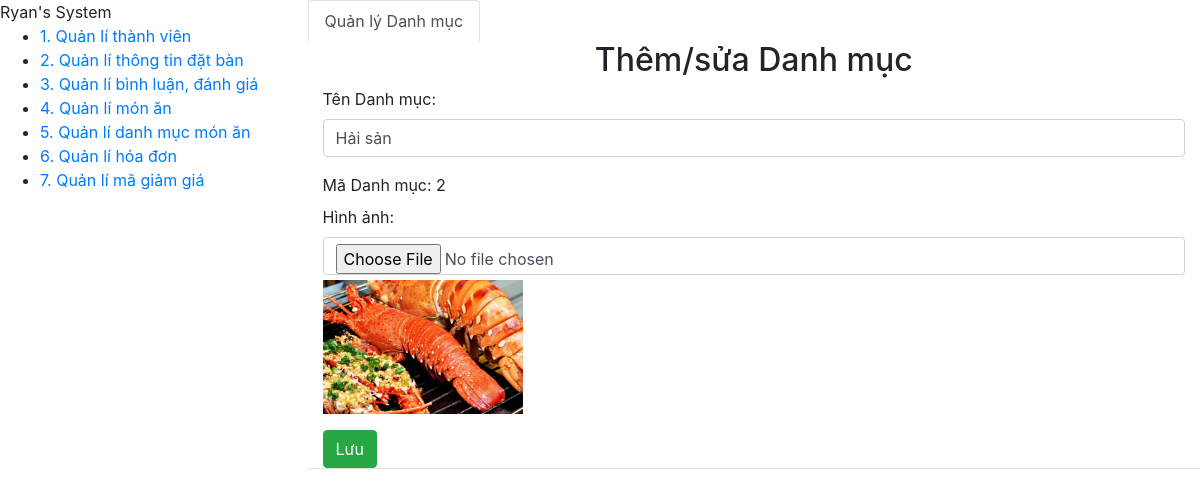
Screenshot of /code/food-ordering/admin/danhmuc/add.php?flag=2 (signed in) with the database file from the repository.
### tables this page shows
CREATE TABLE `danhmuc` (
  `MaDanhMuc` int(11) NOT NULL,
  `TenDanhMuc` varchar(200) NOT NULL,
  `HinhAnh` varchar(400) DEFAULT NULL
);

### code/food-ordering/db/dbhelper.php (called while the page is built, shortened)
<?php
function executeSingleResult($sql){
    $con = mysqli_connect(HOST, USERNAME, PASSWORD, DATABASE);
    mysqli_set_charset($con, 'utf8');
    $result =mysqli_query($con, $sql);
    $row=mysqli_fetch_array($result,1);
    return $row;
}

### code/food-ordering/funlib/funs.php (called while the page is built, shortened)
<?php
function fixUrl($thumbnail, $rootPath = "../"){
    if(stripos($thumbnail, 'http://')!== false ||
        stripos($thumbnail,'https://')!== false){
        }
    else{
        $thumbnail=$rootPath.$thumbnail;
    }
    return $thumbnail;
}

### code/food-ordering/admin/danhmuc/add.php (the view, shortened to what this page needs)
<?php
require_once('../../db/dbhelper.php');
require_once('../../funlib/funs.php');
$MaDanhMuc = $TenDanhMuc = $HinhAnh = $flag = '';
if (isset($_GET['flag'])) {
    $flag = $MaDanhMuc = $_GET['flag'];
    $sql = 'select * from danhmuc where MaDanhMuc = ' . $MaDanhMuc;
    $danhmuc = executeSingleResult($sql);
    if ($danhmuc != null) {
        $TenDanhMuc = $danhmuc['TenDanhMuc'];
        $HinhAnh = $danhmuc['HinhAnh'];
    }
}
?>
<!DOCTYPE html>
<html>
<head>
    <link rel="stylesheet" href="https://maxcdn.bootstrapcdn.com/bootstrap/4.4.1/css/bootstrap.min.css">
    <link href="https://cdn.jsdelivr.net/npm/summernote@0.8.18/dist/summernote.min.css" rel="stylesheet">
    <link href="http://ryanrestaurant.com/admin/css/style.css" rel="stylesheet">
</head>
<body>
    <div class="fluid-container">
        <div class="row main">
            <div class="col-3">
                <div class="sidebar" style="position: fixed;">
                    <div class="sidebar-header">Ryan's System</div>
                    <div class="sidebar-wrapper">
                        <ul class="sidebar-list">
                            <li class="sidebar-item">
                                <a href="http://ryanrestaurant.com/admin/quanlythanhvien/" class="sidebar-link">1. Quản lí thành viên</a>
                            </li>
                            <li class="sidebar-item">
                                <a href="#" class="sidebar-link">2. Quản lí thông tin đặt bàn</a>
                            </li>
                            <li class="sidebar-item">
                                <a href="#" class="sidebar-link">3. Quản lí bình luận, đánh giá</a>
                            </li>
                            <li class="sidebar-item">
                                <a href="http://ryanrestaurant.com/food-ordering/admin/monan/" class="sidebar-link">4. Quản lí món ăn</a>
                            </li>
                            <li class="sidebar-item">
                                <a href="http://ryanrestaurant.com/food-ordering/admin/danhmuc/" class="sidebar-link active">5. Quản lí danh mục món ăn</a>
                            </li>
                            <li class="sidebar-item">
                                <a href="#" class="sidebar-link">6. Quản lí hóa đơn</a>
                            </li>
                            <li class="sidebar-item">
                                <a href="#" class="sidebar-link">7. Quản lí mã giảm giá</a>
                            </li>
                        </ul>
                    </div>
                </div>
            </div>
            <div class="col-9">
                <div class="data">
                    <ul class="nav nav-tabs">
                        <li class="nav-item">
                            <a class="nav-link active" href="index.php">Quản lý Danh mục</a>
                        </li>
                        <div class="container">
                            <div class="panel panel-primary">
                                <div class="panel-heading">
                                    <h2 class="text-center">Thêm/sửa Danh mục</h2>
                                </div>
                                <div class="panel-body">
                                    <form method="post" enctype="multipart/form-data">
                                        <div class="form-group">
                                            <label for="TenDanhMuc">Tên Danh mục:</label>
                                            <input required="true" type="text" class="form-control" id="TenDanhMuc" name="TenDanhMuc" value="<?= $TenDanhMuc ?>">
                                        </div>
                                        <?php
                                        if ($flag == '') {
                                            echo '<div class="form-group">
                    <label for="MaDanhMuc">Mã Danh mục:</label>
                  <input required="true" type="text" class="form-control"
                     id="MaDanhMuc" name="MaDanhMuc" value="' . $MaDanhMuc . '">
                  </div> ';
                                        } else {
                                            echo '<label for="MaDanhMuc">Mã Danh mục: ' . $flag . '</label>';
                                        }
                                        ?>
                                        <div class="form-group">
                                            <label for="HinhAnh">Hình ảnh:</label>
                                            <input required="true" type="file" accept=".png, .jpg,
                .jpeg, .gif, .bmp, .tif, .jfif, .tiff|image/*" class="form-control" id="HinhAnh" name="HinhAnh">
                                            <img src="<?= fixUrl($HinhAnh, '../../') ?>" alt="Ảnh minh họa" style="max-width:200px; margin-top:5px" id="img_thumbnail">
                                        </div>
                                        <button class="btn btn-success">Lưu</button>
                                    </form>
                                </div>
                            </div>
                        </div>
                </div>
            </div>
        </div>
    </div>
</body>
</html>

### rows the page displays
danhmuc: TenDanhMuc "Hải sản", HinhAnh (picture)

### other values shown
$flag "2"
